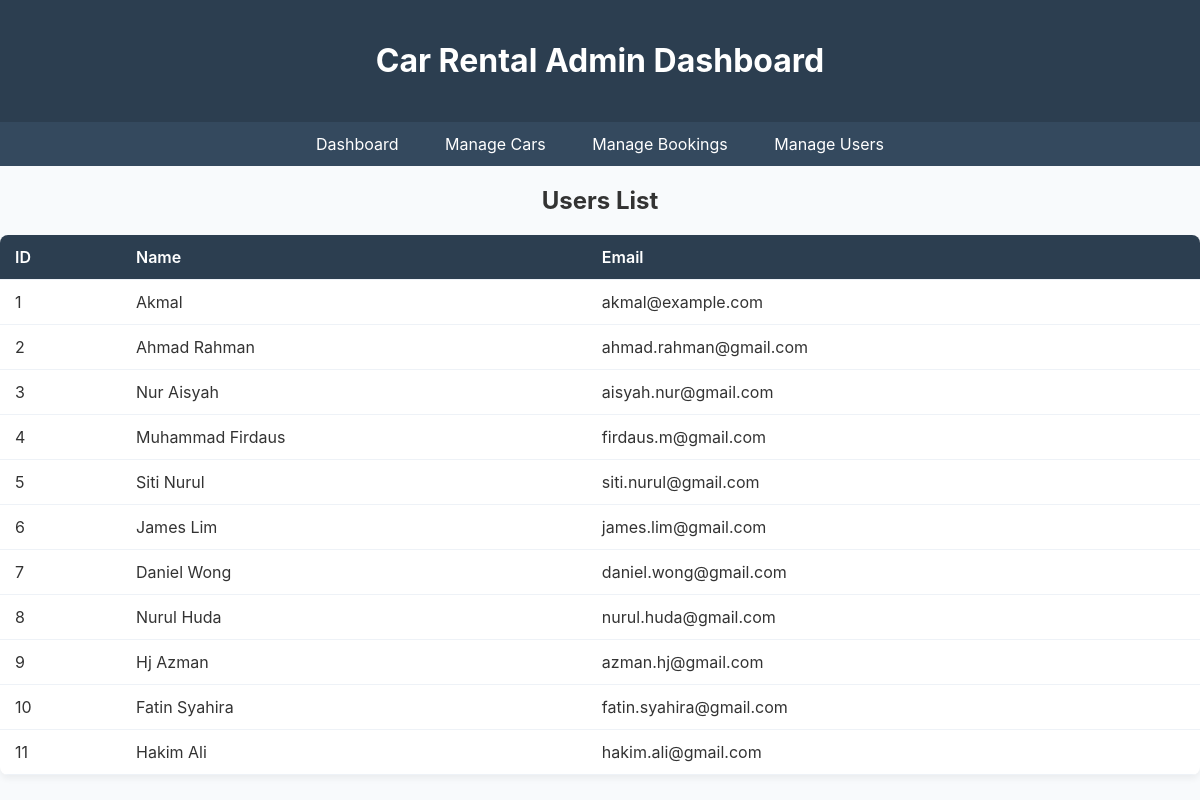
The page /manage_users.php (signed in) on the database its author committed.
### tables this page shows
CREATE TABLE `users` (
  `id` int(11) NOT NULL,
  `name` varchar(100) DEFAULT NULL,
  `email` varchar(100) DEFAULT NULL
);

### manage_users.php (the view, shortened to what this page needs)
<?php
$servername = "localhost";
$username = "root";
$password = "";
$dbname = "carrental";
$conn = new mysqli($servername, $username, $password, $dbname);
$sql = "SELECT * FROM users";
$result = $conn->query($sql);
?>
<!DOCTYPE html?
<html lang="en">
<head>
    <link rel="stylesheet" href="style.css">
</head>
<body>
    <header>
        <h1>Car Rental Admin Dashboard</h1>
    </header>
    <nav>
        <a href="dashboard.php">Dashboard</a>
        <a href="manage_cars.php">Manage Cars</a>
        <a href="manage_bookings.php">Manage Bookings</a>
        <a href="manage_users.php">Manage Users</a>
    </nav>
    <h2 style="text-align:center;">Users List</h2>
    <table>
        <tr>
            <th>ID</th>
            <th>Name</th>
            <th>Email</th>
        </tr>
        <?php
        if ($result->num_rows > 0) {
            while($row = $result->fetch_assoc()) {
                echo "<tr>
                        <td>".$row['id']."</td>
                        <td>".$row['name']."</td>
                        <td>".$row['email']."</td>
                      </tr>";
            }
        } else {
            echo "<tr><td colspan='3'>No users found</td></tr>";
        }
        ?>
    </table>
</body>
</html>

### style.css (style rules this page uses)
body { background-color: #f8fafc; color: #333; font-family: 'Inter', sans-serif; margin: 0; padding: 0; }
header { background-color: #2c3e50; color: white; padding: 20px; text-align: center; }
nav { background-color: #34495e; padding: 12px; text-align: center; }
nav a { color: white; text-decoration: none; margin: 0 5px; padding: 8px 16px; border-radius: 4px; transition: background-color 0.3s, color 0.3s; }
button, nav a { transition: background-color 0.3s, color 0.3s; }
table { width: 100%; border-collapse: collapse; margin-top: 20px; background: white; border-radius: 8px; overflow: hidden; box-shadow: 0 4px 6px rgba(0, 0, 0, 0.05); }
th, td { padding: 12px 15px; text-align: left; border-bottom: 1px solid #eef2f7; }
th { background-color: #2c3e50; color: white; font-weight: 600; }
tr { transition: background-color 0.3s ease; }

### rows shown on the page
users: id "1", name "Akmal", email "akmal@example.com"
users: id "2", name "Ahmad Rahman", email "ahmad.rahman@gmail.com"
users: id "3", name "Nur Aisyah", email "aisyah.nur@gmail.com"
users: id "4", name "Muhammad Firdaus", email "firdaus.m@gmail.com"
users: id "5", name "Siti Nurul", email "siti.nurul@gmail.com"
users: id "6", name "James Lim", email "james.lim@gmail.com"
users: id "7", name "Daniel Wong", email "daniel.wong@gmail.com"
users: id "8", name "Nurul Huda", email "nurul.huda@gmail.com"
users: id "9", name "Hj Azman", email "azman.hj@gmail.com"
users: id "10", name "Fatin Syahira", email "fatin.syahira@gmail.com"
users: id "11", name "Hakim Ali", email "hakim.ali@gmail.com"
